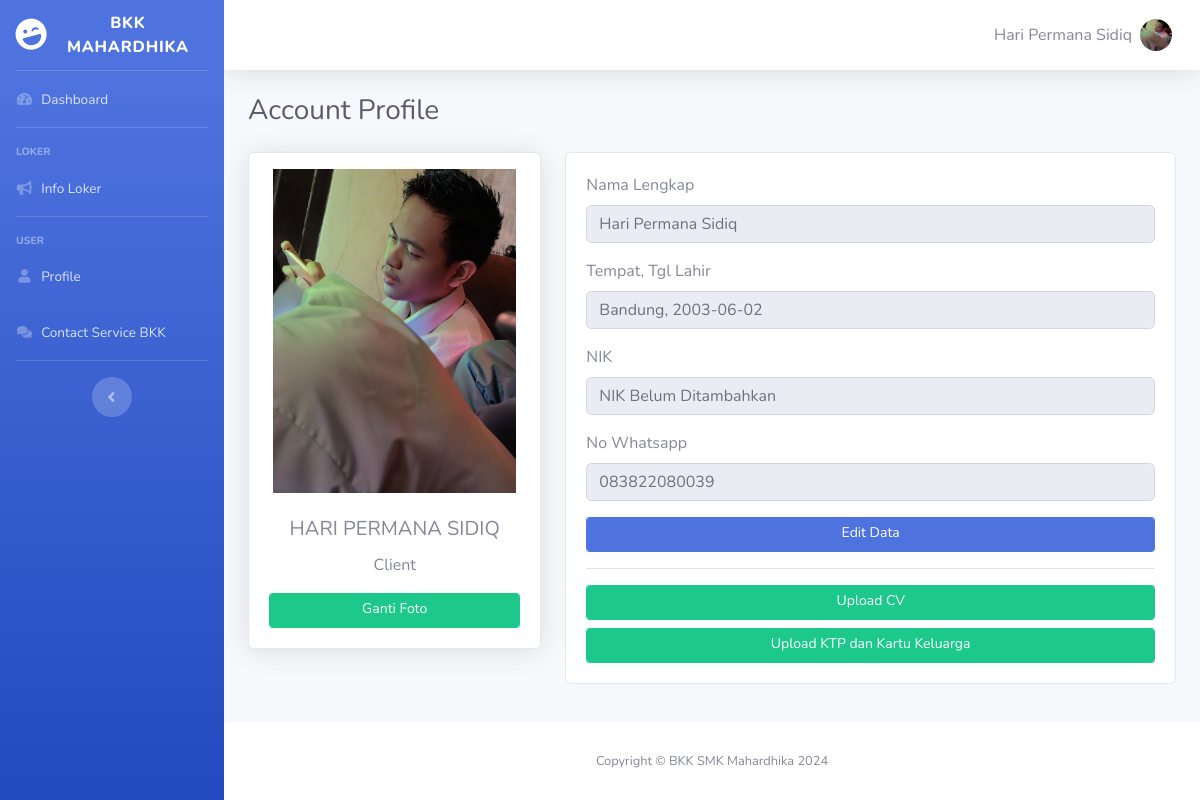
Page /user/profile.php (signed in) on the committed database.
### tables this page shows
CREATE TABLE `tb_client` (
  `id` int(11) NOT NULL,
  `username` varchar(50) NOT NULL,
  `password` varchar(60) NOT NULL,
  `email` varchar(100) NOT NULL,
  `nama_lengkap` varchar(100) NOT NULL,
  `jk` enum('laki-laki','perempuan') NOT NULL,
  `pendidikan` varchar(50) NOT NULL,
  `asal_sekolah` varchar(100) NOT NULL,
  `tanggal_lahir` date NOT NULL,
  `tempat_lahir` varchar(50) NOT NULL,
  `usia` int(11) NOT NULL,
  `jurusan` varchar(150) NOT NULL,
  `pekerjaan_terakhir` varchar(100) NOT NULL,
  `tinggi_badan` int(11) NOT NULL,
  `berat_badan` int(11) NOT NULL,
  `nowa` varchar(50) NOT NULL,
  `nik` varchar(16) NOT NULL,
  `level` enum('admin','partner','client') NOT NULL,
  `foto` varchar(255) NOT NULL,
  `cv` varchar(255) NOT NULL,
  `ktp` varchar(255) NOT NULL,
  `kk` varchar(255) NOT NULL
);

### inc/function.default.php (called while the page is built, shortened)
<?php
function myquery($query)
{
    global $conn;
    $result = $conn->query($query);
    $rows = [];
    while ($row = $result->fetch_assoc()) {
        $rows[] = $row;
    }
    return $rows;
}
function base_url($includePath = true, $customPath = '')
{
    $protocol = isset($_SERVER['HTTPS']) && $_SERVER['HTTPS'] === 'on' ? 'https' : 'http';
    $host = $_SERVER['HTTP_HOST'];
    if ($includePath) {
        $path = rtrim(dirname($_SERVER['PHP_SELF']), '/\\');
        $isLocal = in_array($host, ['localhost', '127.0.0.1']);
        $port = $isLocal && isset($_SERVER['SERVER_PORT']) && $_SERVER['SERVER_PORT'] !== '80' ? ":" . $_SERVER['SERVER_PORT'] : '';
        $path = $path !== '/' ? $path . '/' : '';
        $baseUrl = $protocol . "://" . $host . $port . $path;
    } else {
        $customPath = trim($customPath, '/');
        $baseUrl = $protocol . "://" . $host . '/' . $customPath;
    }
    return $baseUrl;
}

### user/profile.php (the view, shortened to what this page needs)
<?php
include '../inc/function.database.php';
include '../inc/function.default.php';
$id   = $_SESSION['id_client'];
$user = myquery("SELECT * FROM tb_client WHERE id = '$id'");
?>
<!DOCTYPE html>
<html lang="en">
<head>
    <link href="<?= base_url() ?>vendor/fontawesome-free/css/all.min.css" rel="stylesheet" type="text/css">
    <link href="<?= base_url() ?>css/sb-admin-2.min.css" rel="stylesheet">
</head>
<body id="page-top">
    <div id="wrapper">
        <?php include 'inc/header.php' ?>
        <div class="container-fluid">
            <div class="d-sm-flex align-items-center justify-content-between mb-4">
                <h1 class="h3 mb-0 text-gray-800">Account Profile</h1>
            </div>
            <div class="row">
                <div class="col-md-4 mb-4">
                    <div class="card shadow">
                        <img class="card-img-top img-fluid px-3 px-sm-4 mt-3 mb-4" src="<?= base_url() ?>img/<?= $user[0]['foto'] ?>" alt="Foto <?= $user[0]['username'] ?>">
                        <div class="card-body text-center pt-0">
                            <h5 class="card-title text-uppercase"><?= $user[0]['nama_lengkap'] ?></h5>
                            <p class="card-text text-capitalize"><?= $user[0]['level'] ?></p>
                            <a class="btn btn-sm btn-success form-control" href="#" data-toggle="modal" data-target="#uploadModal">
                                Ganti Foto
                            </a>
                        </div>
                    </div>
                </div>
                <div class="col-md-8 mb-4">
                    <div class="card card-body">
                        <div class="form-group">
                            <label for="nickname">Nama Lengkap</label>
                            <input class="form-control text-capitalize" id="nickname" type="text" value="<?= $user[0]['nama_lengkap'] ?>" disabled>
                        </div>
                        <div class="form-group">
                            <label for="tgl">Tempat, Tgl Lahir</label>
                            <input class="form-control" type="text" id="tgl" value="<?= $user[0]['tempat_lahir'] ?>, <?= $user[0]['tanggal_lahir'] ?>" disabled>
                        </div>
                        <div class="form-group">
                            <label for="nik">NIK</label>
                            <input class="form-control" type="text" id="nik" value="<?= $user[0]['nik'] == null ? 'NIK Belum Ditambahkan' :  $user[0]['nik'] ?>" disabled>
                        </div>
                        <div class="form-group">
                            <label for="nowa">No Whatsapp</label>
                            <input class="form-control" type="text" id="nowa" value="<?= $user[0]['nowa'] ?>" disabled>
                        </div>
                        <a class="btn btn-sm btn-primary form-control mb-3" href="edit_data_profile.php">Edit Data</a>
                        <hr class="mt-0 mb-3">
                        <a class="btn btn-sm btn-success form-control" href="upload_cv.php">Upload CV</a>
                        <a class="btn btn-sm btn-success form-control mt-2" href="upload_ktpkk.php">Upload KTP dan Kartu Keluarga</a>
                    </div>
                </div>
            </div>
        </div>
    </div>
    <footer class="sticky-footer bg-white">
        <div class="container my-auto">
            <div class="copyright text-center my-auto">
                <span>Copyright &copy; BKK SMK Mahardhika <?= date("Y") ?></span>
            </div>
        </div>
    </footer>
</body>
</html>

### user/inc/header.php (shortened to what this page needs)
<ul class="navbar-nav bg-gradient-primary sidebar sidebar-dark accordion" id="accordionSidebar">
    <a class="sidebar-brand d-flex align-items-center justify-content-center" href="<?= base_url() ?>">
        <div class="sidebar-brand-icon rotate-n-15">
            <i class="fas fa-laugh-wink"></i>
        </div>
        <div class="sidebar-brand-text mx-3">BKK Mahardhika</div>
    </a>
    <hr class="sidebar-divider my-0">
    <li class="nav-item">
        <a class="nav-link" href="<?= base_url() ?>">
            <i class="fas fa-fw fa-tachometer-alt"></i>
            <span>Dashboard</span></a>
    </li>
    <hr class="sidebar-divider">
    <div class="sidebar-heading">
        Loker
    </div>
    <li class="nav-item">
        <a class="nav-link" href="info_loker.php">
            <i class="fas fa-fw fa-bullhorn"></i>
            <span>Info Loker</span>
        </a>
    </li>
    <hr class="sidebar-divider">
    <div class="sidebar-heading">
        User
    </div>
    <li class="nav-item">
        <a class="nav-link" href="profile.php">
            <i class="fas fa-fw fa-user"></i>
            <span>Profile</span>
        </a>
    </li>
    <li class="nav-item">
        <a class="nav-link" href="contact.php">
            <i class="fas fa-fw fa-comments"></i>
            <span>Contact Service BKK</span></a>
    </li>
    <hr class="sidebar-divider d-none d-md-block">
    <div class="text-center d-none d-md-inline">
        <button class="rounded-circle border-0" id="sidebarToggle"></button>
    </div>
</ul>
<div id="content-wrapper" class="d-flex flex-column">
    <div id="content">
        <nav class="navbar navbar-expand navbar-light bg-white topbar mb-4 static-top shadow">
            <ul class="navbar-nav ml-auto">
                <li class="nav-item dropdown no-arrow">
                    <a class="nav-link dropdown-toggle" href="#" id="userDropdown" role="button" data-toggle="dropdown" aria-haspopup="true" aria-expanded="false">
                        <span class="mr-2 d-none d-lg-inline text-gray-600 text-capitalize"><?= $user[0]['nama_lengkap'] == '' ? $user[0]['username'] : $user[0]['nama_lengkap'] ?></span>
                        <img class="img-profile rounded-circle" src="<?= base_url() ?>img/<?= $user[0]['foto'] ?>">
                    </a>
                </li>
            </ul>
        </nav>

### rows in the picture
tb_client: nama_lengkap "Hari Permana Sidiq", foto (picture), nama_lengkap "HARI PERMANA SIDIQ", level "Client", tempat_lahir+tanggal_lahir "Bandung, 2003-06-02", nik "NIK Belum Ditambahkan", nowa "083822080039"
